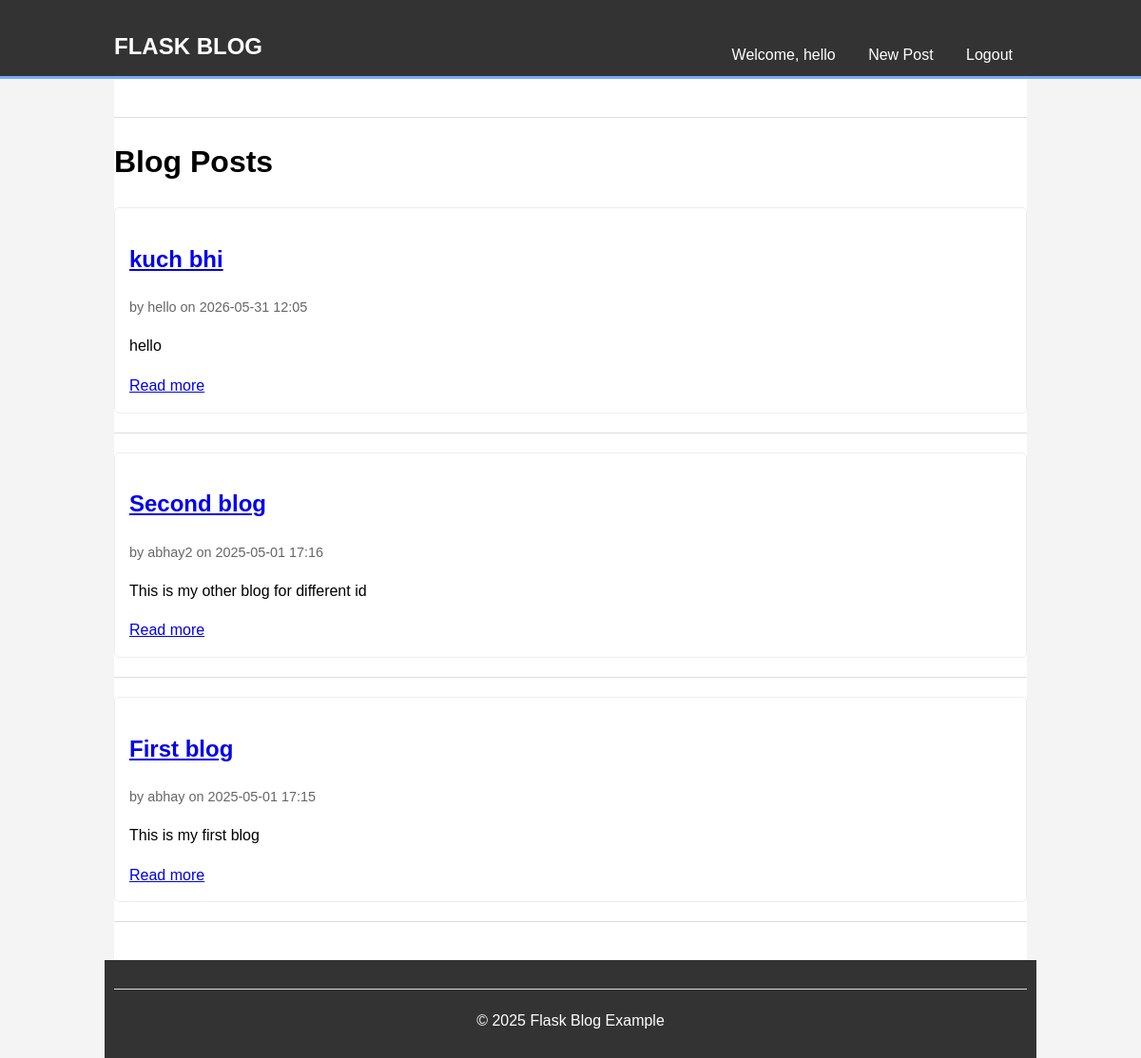
The app's page / (signed in) with its own data.
### models.py (models this page shows, shortened)
class User(db.Model, UserMixin):
    id = db.Column(db.Integer, primary_key=True)
    username = db.Column(db.String(100), unique=True, nullable=False, index=True) # Added index
    password_hash = db.Column(db.String(256), nullable=False) # Store hash, not raw password
    posts = db.relationship('Post', back_populates='author', lazy='dynamic', cascade='all, delete-orphan')
    comments = db.relationship('Comment', back_populates='user', lazy='dynamic', cascade='all, delete-orphan')

class Post(db.Model):
    id = db.Column(db.Integer, primary_key=True)
    title = db.Column(db.String(120), nullable=False)
    content = db.Column(db.Text, nullable=False)
    date_posted = db.Column(db.DateTime, nullable=False, default=lambda: datetime.now(timezone.utc), index=True)
    author_id = db.Column(db.Integer, db.ForeignKey('user.id'), nullable=False)
    author = db.relationship('User', back_populates='posts')
    comments = db.relationship('Comment', back_populates='post', lazy='dynamic', cascade='all, delete-orphan')

### main.py (the view)
@app.route('/')
def index():
    posts = db.session.scalars(db.select(Post).order_by(Post.date_posted.desc())).all()
    return render_template('index.html', posts=posts, title="Home")

### main.py (called while the page is built)
@login_manager.user_loader
def load_user(user_id):
    return db.session.get(User, int(user_id))

### templates/index.html (shortened to what this page needs)
{% extends "base.html" %}
{% block content %}
    <h1>Blog Posts</h1>
    {% if posts %}
        {% for post in posts %}
        <article class="post-summary">
            <h2><a href="{{ url_for('view_post', post_id=post.id) }}">{{ post.title }}</a></h2>
            <p class="post-meta">by {{ post.author.username }} on {{ post.date_posted.strftime('%Y-%m-%d %H:%M') }}</p>
            <p>{{ post.content[:200] }}{% if post.content|length > 200 %}...{% endif %}</p>
            <a href="{{ url_for('view_post', post_id=post.id) }}">Read more</a>
        </article>
        <hr>
        {% endfor %}
    {% endif %}
{% endblock %}

### templates/base.html (shortened to what this page needs)
<!DOCTYPE html>
<html lang="en">
<head>
    <link rel="stylesheet" href="{{ url_for('static', filename='css/style.css') }}">
</head>
<body>
    <header>
      <nav class="container">
        <h1><a href="{{ url_for('index') }}" style="color:inherit; text-decoration:none;">Flask Blog</a></h1>
        <ul>
          {% if current_user.is_authenticated %}
            <li>Welcome, {{ current_user.username }}</li>
            <li><a href="{{ url_for('create_post') }}">New Post</a></li>
            <li><a href="{{ url_for('logout') }}">Logout</a></li>
          {% else %}
            <li><a href="{{ url_for('login') }}">Login</a></li>
            <li><a href="{{ url_for('register') }}">Register</a></li>
          {% endif %}
        </ul>
      </nav>
    </header>
    <main class="container">
      <hr>
      {% block content %}{% endblock %}
    </main>
    <footer class="container">
        <hr>
        <p>© 2025 Flask Blog Example</p>
    </footer>
</body>
</html>

### static/css/style.css (style rules this page uses)
body { font-family: sans-serif; line-height: 1.6; margin: 0; padding: 0; background-color: #f4f4f4; }
.container { width: 80%; margin: auto; overflow: hidden; }
header { background: #333; color: #fff; padding-top: 10px; min-height: 70px; border-bottom: #77aaff 3px solid; }
header h1 a { color: #fff; text-decoration: none; text-transform: uppercase; float: left; }
header nav ul { padding: 0; margin: 0; list-style: none; float: right; margin-top: 15px; }
header nav ul li { display: inline; padding: 0 15px; }
header nav ul li a { color: #fff; text-decoration: none; }
main { padding: 20px 0; background-color: #fff; min-height: 400px; }
footer { background: #333; color: #fff; text-align: center; padding: 10px; margin-top: 20px; }
.post-summary, .post-full, .comment { background: #fff; padding: 15px; margin-bottom: 15px; border: 1px solid #eee; border-radius: 5px; }
.post-meta, .comment p small { color: #666; font-size: 0.9em; }
hr { border: 0; height: 1px; background: #ddd; margin: 20px 0; }

### records on screen
User: username "hello"
Post: title "kuch bhi", author.username "hello", date_posted "2026-05-31 12:05", content "hello"
Post: title "Second blog", author.username "abhay2", date_posted "2025-05-01 17:16", content "This is my other blog for different id"
Post: title "First blog", author.username "abhay", date_posted "2025-05-01 17:15", content "This is my first blog"
